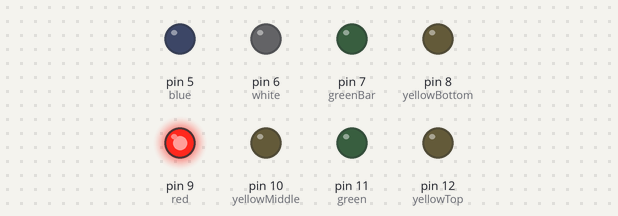
A sketch run on a simulated Arduino Uno, built with avr-gcc and run on an emulated ATmega328P. On the bench: output pins drawn as LEDs (lit = HIGH).

Above: at 0.1 s.
At 5.1 s:
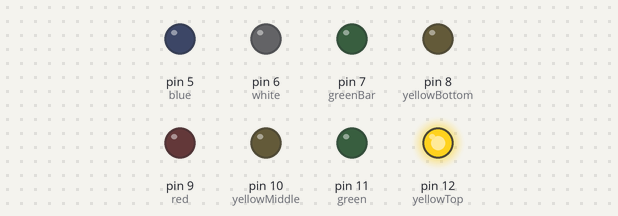
At 10.1 s:
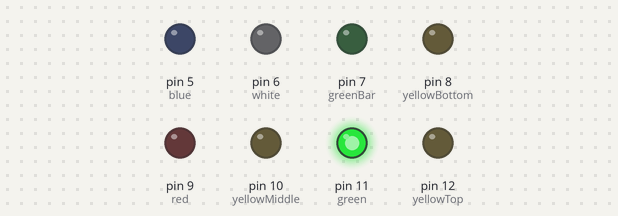
At 15.1 s:
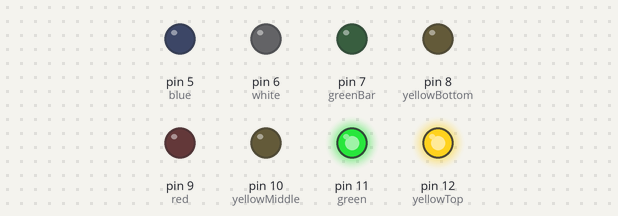
At 20.1 s:
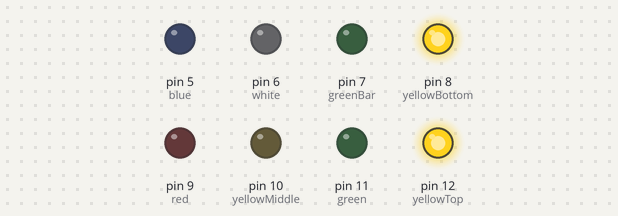
At 35.1 s:
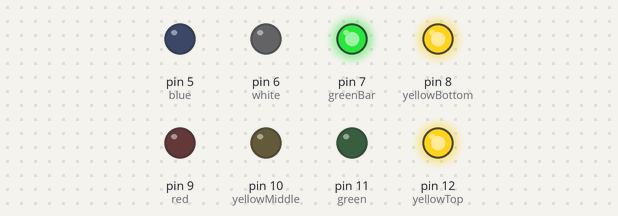
Timing chart, 0 to 36.6 s (numbered marks = the images above):
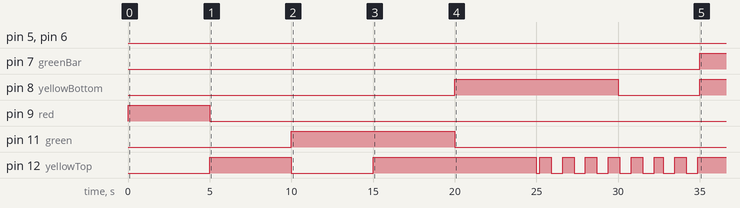

The sketch:

USSRRailwayTrafficLight.ino
```cpp
/* The list of signals could be found here
 *  https://ru.wikipedia.org/wiki/%D0%96%D0%B5%D0%BB%D0%B5%D0%B7%D0%BD%D0%BE%D0%B4%D0%BE%D1%80%D0%BE%D0%B6%D0%BD%D0%B0%D1%8F_%D1%81%D0%B2%D0%B5%D1%82%D0%BE%D1%84%D0%BE%D1%80%D0%BD%D0%B0%D1%8F_%D1%81%D0%B8%D0%B3%D0%BD%D0%B0%D0%BB%D0%B8%D0%B7%D0%B0%D1%86%D0%B8%D1%8F
 * /-\
 * |O| - yellowTop
 * |O| - green
 * |O| - yellowCenter
 * \_/
 *  |
 * /-\
 * |O| - red
 * |O| - yellowBottom
 * \_/
 *  |
 *||||||  - greenBar
 *  |
 * /-\
 * |O| - white
 * |O| - blue
 * \_/
 *  |
 *  |
 */

// Signal Pins
const int yellowTop =  12;
const int green =  11;
const int yellowMiddle =  10;
const int red =  9;
const int yellowBottom =  8;
const int greenBar =  7;
const int white =  6;
const int blue =  5;

// configuration
int blinkingLedState = HIGH; // what state should be initial for blinking diode
const long interval = 700; // blinking pause

unsigned long previousMillis = 0; // var for auto run
unsigned long millisFromStart = 0;  // var for auto run
const long signalInterval = 5000; // var for auto run
const int signalCount = 14; // var for auto run. how many signal variations we have
int currentSignal = 0; // var for auto run.
int previousSignal = -1; // var for auto run

void setup() {
  // set the digital pin as output:
  pinMode(yellowTop, OUTPUT);
  pinMode(green, OUTPUT);
  pinMode(yellowMiddle, OUTPUT);
  pinMode(red, OUTPUT);
  pinMode(yellowBottom, OUTPUT);
  pinMode(greenBar, OUTPUT);
  pinMode(white, OUTPUT);
  pinMode(blue, OUTPUT);
}

void loop() {
  unsigned long currentMillis = millis();

  currentSignal = ceil((millis() - millisFromStart) / signalInterval);
  if (currentSignal > signalCount) {
    millisFromStart = millis();
  }

  updateBlinkingState(currentMillis);

  displaySignal(currentSignal, blinkingLedState);
}

void turnOffSignals() {
  digitalWrite(yellowTop, LOW);
  digitalWrite(green, LOW);
  digitalWrite(yellowMiddle, LOW);
  digitalWrite(red, LOW);
  digitalWrite(yellowBottom, LOW);
  digitalWrite(greenBar, LOW);
  digitalWrite(white, LOW);
  digitalWrite(blue, LOW);
}

void updateBlinkingState(int currMillis) {
  if (currMillis - previousMillis >= interval) {
    // save the last time you blinked the LED
    previousMillis = currMillis;

    // if the LED is off turn it on and vice-versa:
    if (blinkingLedState == LOW) {
      blinkingLedState = HIGH;
    } else {
      blinkingLedState = LOW;
    }
  }
}

void displaySignal(int code, int blinkingLedState) {
  if (code != previousSignal) {
    previousSignal = code;
    turnOffSignals();
  }

  switch(code){
    case 0:
      digitalWrite(red, HIGH);
    break;
    case 1:
      digitalWrite(yellowTop, HIGH);
    break;
    case 2:
      digitalWrite(green, HIGH);
    break;
    case 3:
      digitalWrite(yellowTop, HIGH);
      digitalWrite(green, HIGH);
    break;
    case 4:
      digitalWrite(yellowTop, HIGH);
      digitalWrite(yellowBottom, HIGH);
    break;
    case 5:
      digitalWrite(yellowTop, blinkingLedState);
      digitalWrite(yellowBottom, HIGH);
    break;
    case 6:
      digitalWrite(yellowTop, blinkingLedState);
    break;
    case 7:
      digitalWrite(yellowTop, HIGH);
      digitalWrite(yellowBottom, HIGH);
      digitalWrite(greenBar, HIGH);
    break;
    case 8:
      digitalWrite(yellowTop, blinkingLedState);
      digitalWrite(yellowBottom, HIGH);
      digitalWrite(greenBar, HIGH);
    break;
    case 9:
      digitalWrite(green, blinkingLedState);
      digitalWrite(yellowBottom, HIGH);
      digitalWrite(greenBar, HIGH);
    break;
    case 10:
      digitalWrite(green, blinkingLedState);
    break;
    case 11:
      digitalWrite(yellowTop, HIGH);
      digitalWrite(white, HIGH);
    break;
    case 12:
      digitalWrite(green, HIGH);
      digitalWrite(white, HIGH);
    break;
    case 13:
      digitalWrite(yellowTop, blinkingLedState);
      digitalWrite(white, HIGH);
    break;
    case 14:
      digitalWrite(blue, HIGH);
    break;
    default:
      digitalWrite(red, blinkingLedState);
    break;
  }
}
```

Measured:
- by itself, pin 7 (greenBar): LOW → HIGH at 35.0 s
- by itself, pin 8 (yellowBottom): LOW → HIGH at 20.0 s, → LOW 10.0 s later, → HIGH 5.0 s later
- by itself, pin 9 (red): LOW → HIGH at 0.00 s, → LOW 5.0 s later
- by itself, pin 11 (green): LOW → HIGH at 10.0 s, → LOW 10.0 s later
- by itself, pin 12 (yellowTop): LOW → HIGH at 5.0 s, → LOW 5.0 s later, → HIGH 5.0 s later, → LOW 10.0 s later, … (19 changes in this stretch)
